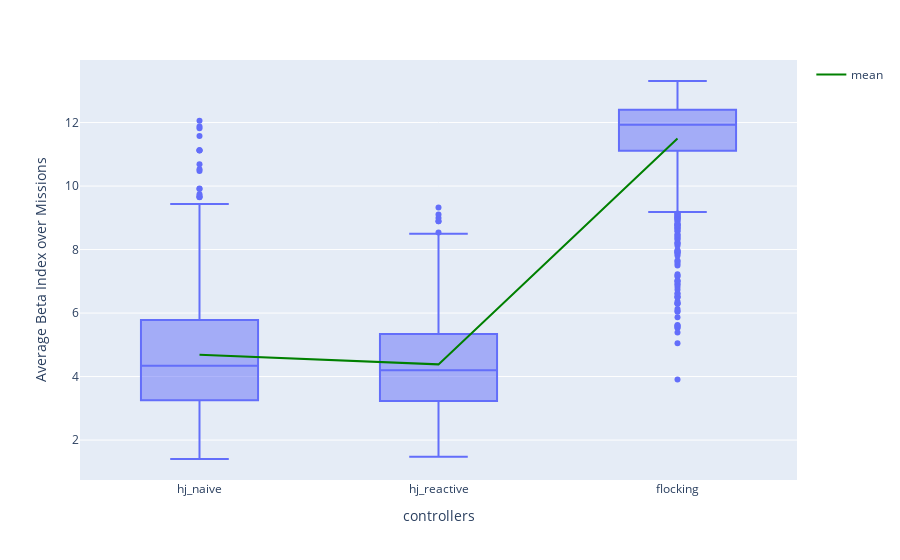

Notebook code cell kept with this figure:
### Markdown cell above
+ Beta Index

### Code cell
beta_index_avg_dic = {"hj_naive": metrics_hj_naive["Average Beta Index"],
                      "hj_reactive": metrics_hj_reactive["Average Beta Index"],
                      "flocking": metrics_hj_flocking["Average Beta Index"]}
beta_index_avg_df = pd.DataFrame(beta_index_avg_dic)
fig_beta = px.box(beta_index_avg_df)
mean_trace = go.Scatter(
    x=beta_index_avg_df.columns,
    y=beta_index_avg_df.mean(),
    mode='lines',
    line=dict(color='green', width=2),
    showlegend=True,
    name="mean"
)
fig_beta.add_trace(mean_trace)
# Add custom x and y labels
fig_beta.update_layout(
    xaxis_title="controllers",
    yaxis_title="Average Beta Index over Missions"
)
fig_beta.show()

### Figure 1 — Plotly figure (JSON) as saved in the notebook; plotly's stock layout.template omitted (floating-point values rounded to 4 significant figures; data arrays with more than 128 entries replaced by an {"elided": "..."} marker saying what was removed)
{"data": [{"alignmentgroup": "True", "hovertemplate": "variable=%{x}<br>value=%{y}<extra></extra>", "legendgroup": "", "marker": {"color": "#636efa"}, "name": "", "notched": false, "offsetgroup": "", "orientation": "v", "showlegend": false, "type": "box", "x": {"elided": "3153 str values"}, "x0": " ", "xaxis": "x", "y": {"elided": "3153 float values"}, "y0": " ", "yaxis": "y"}, {"line": {"color": "green", "width": 2}, "mode": "lines", "name": "mean", "showlegend": true, "type": "scatter", "x": ["hj_naive", "hj_reactive", "flocking"], "y": [4.683, 4.384, 11.5]}], "layout": {"boxmode": "group", "legend": {"tracegroupgap": 0}, "margin": {"t": 60}, "xaxis": {"anchor": "y", "domain": [0, 1], "title": {"text": "controllers"}}, "yaxis": {"anchor": "x", "domain": [0, 1], "title": {"text": "Average Beta Index over Missions"}}}}
